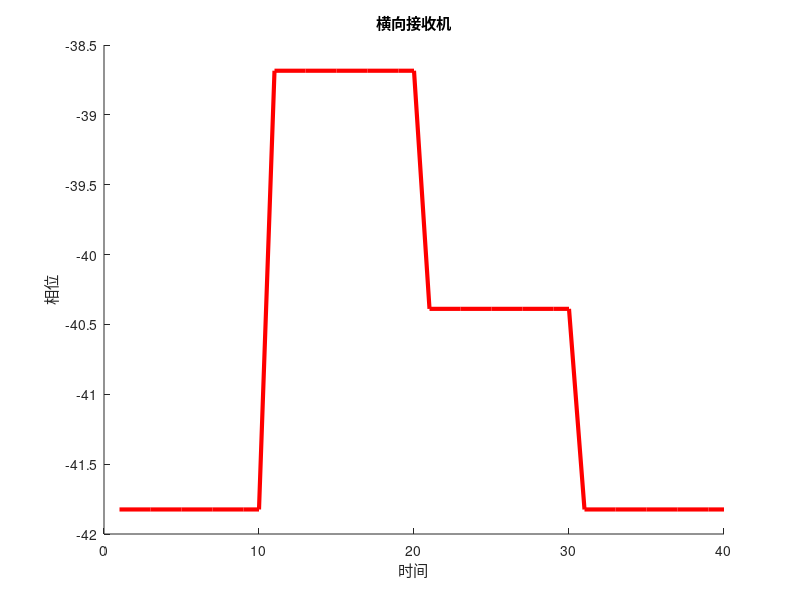
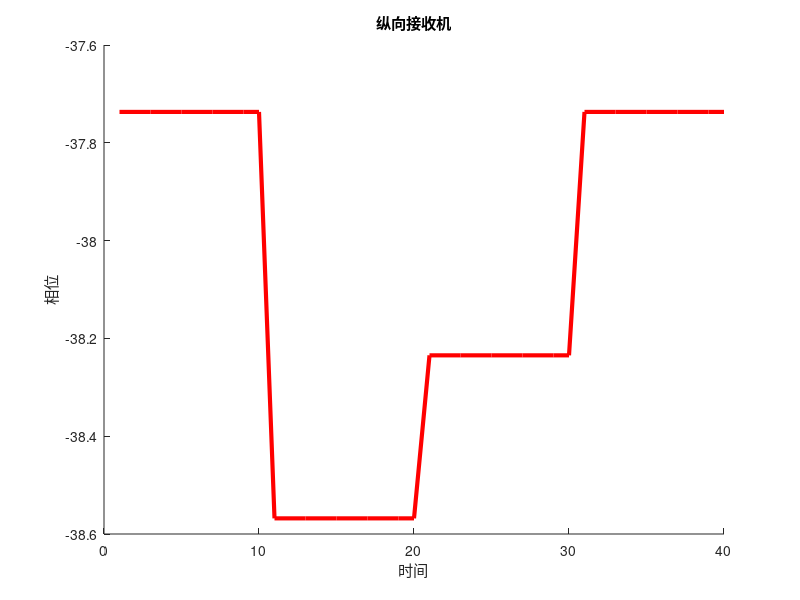
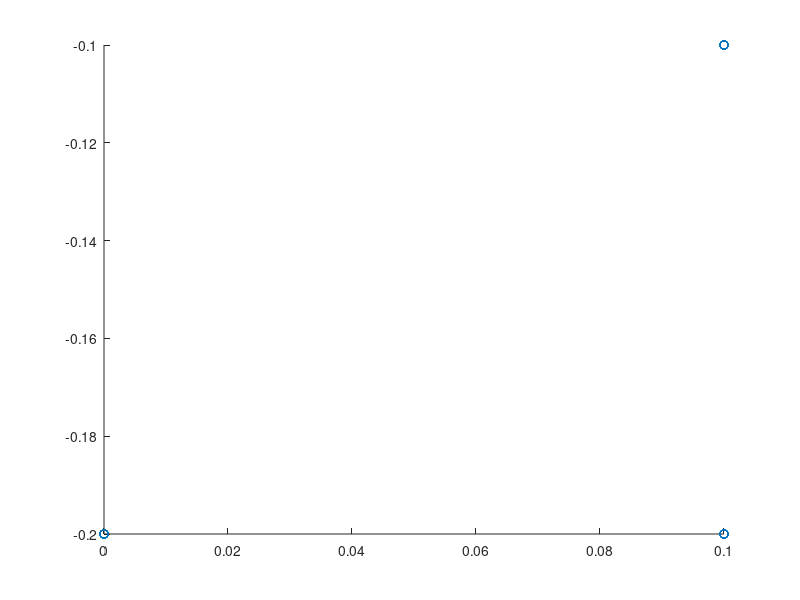

Source code (MATLAB) for these figures, in order:
% pathx = [ones(1, 10)*0 ones(1, 10)*0.1 ones(1, 10)*0.1 ones(1, 10)*0 ones(1, 10)*0];
% pathy = [ones(1, 10)*(-0.1) ones(1, 10)*(-0.1) ones(1, 10)*(-0.2) ones(1, 10)*(-0.2) ones(1, 10)*(-0.1)];

pathx = [ones(1, 10)*0 ones(1, 10)*0.1 ones(1, 10)*0.1 ones(1, 10)*0];
pathy = [ones(1, 10)*(-0.2) ones(1, 10)*(-0.1) ones(1, 10)*(-0.2) ones(1, 10)*(-0.2)];

% pathx = [ones(1, 10)*0.3 ones(1, 10)*0.2 ones(1, 10)*0.3 ones(1, 10)*0.3 ones(1, 10)*0.2];
% pathy = [ones(1, 10)*(-0.2) ones(1, 10)*(-0.3) ones(1, 10)*(-0.4) ones(1, 10)*(-0.2) ones(1, 10)*(-0.3)];

figure;
hold on;
dis = sqrt((pathx).^2 + (pathy).^2) + sqrt((pathx - 2 *ones(1, length(pathx))).^2 + (pathy).^2);
dis = -dis / 0.332 * 2 * pi;
set(0,'defaultfigurecolor','w');
plot(dis, 'r','LineWidth',3);
title('横向接收机');
xlabel('时间');
ylabel('相位');

figure;
hold on;
dis = sqrt((pathx).^2 + (pathy).^2) + sqrt((pathx).^2 + (pathy + 2 *ones(1, length(pathy))).^2);
dis = -dis / 0.333 * 2 * pi;
set(0,'defaultfigurecolor','w');
plot(dis,'r','LineWidth',3);
title('纵向接收机');
xlabel('时间');
ylabel('相位');


figure;
scatter(pathx, pathy);

